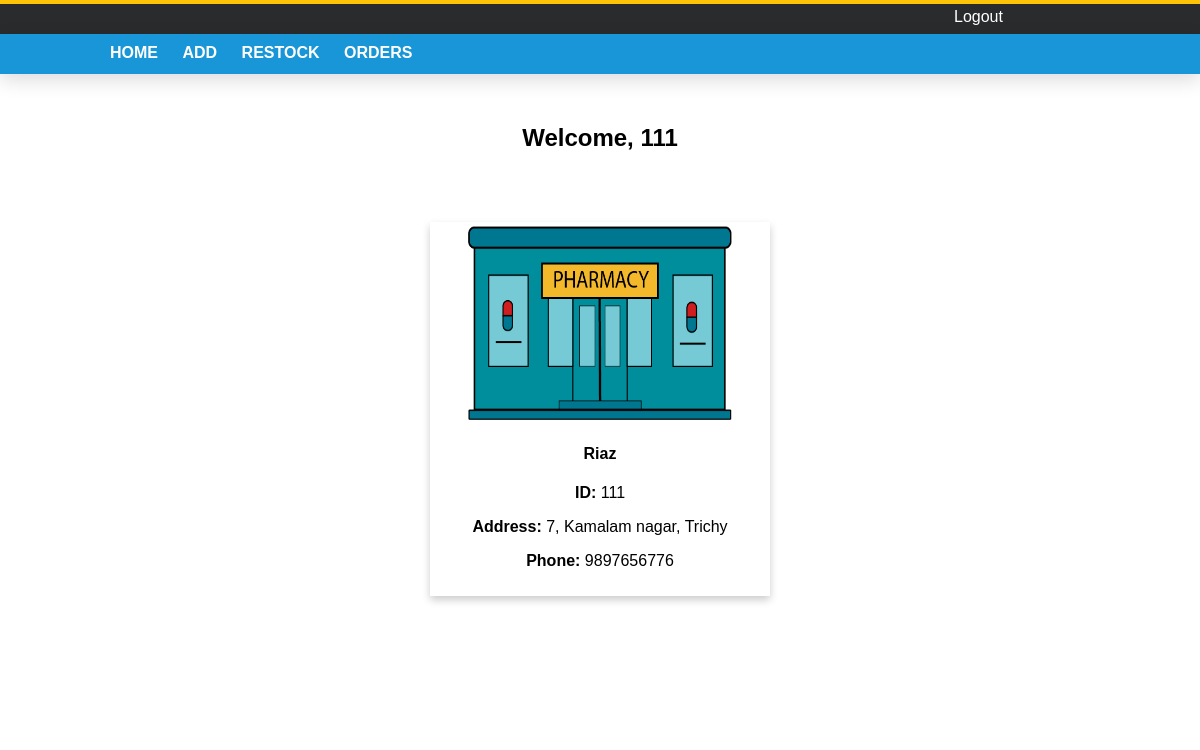
/SellerHomepage.php (signed in), run on the app's committed database.
### tables this page shows
CREATE TABLE `seller` (
  `sid` varchar(15) NOT NULL,
  `sname` varchar(20) DEFAULT NULL,
  `pass` varchar(20) DEFAULT NULL,
  `address` varchar(128) DEFAULT NULL,
  `phno` bigint(20) DEFAULT NULL
);

### SellerHomepage.php (the view, shortened to what this page needs)
<?php
$guid = $_SESSION["currentuser"];
$servername = "localhost";
$username = "root";
$password = "";
$dbname = "drugdatabase";
$conn = new mysqli($servername, $username, $password, $dbname);
$query = "SELECT sname, sid, address, phno FROM seller WHERE sid=?";
$stmt = $conn->prepare($query);
$stmt->bind_param("s", $guid);
$stmt->execute();
$result = $stmt->get_result();
$seller = $result->fetch_assoc();
?>
<!DOCTYPE html>
<html>
<head>
<link rel="stylesheet" href="css/Homepage.css">
</head>
<body>
<div class="main">
    <div class="topbar2">
        <div class="container1">
            <div class="logout-btn">
                <a href="logout.php">Logout</a>
            </div>
        </div>
    </div>
    <div class="header">
        <div class="container2">
            <div class="navbar">
                <a href="SellerHomepage.php?id=<?= urlencode($guid) ?>">HOME</a>
                <a href="AddProduct.php?id=<?= urlencode($guid) ?>">ADD</a>
                <a href="AddInventory.php?id=<?= urlencode($guid) ?>">RESTOCK</a>
                <a href="SellerOrders.php?id=<?= urlencode($guid) ?>">ORDERS</a>
            </div>
        </div>
    </div>
</div>
<div class="active">
    <div class="filler"></div>
    <h2>Welcome, <?php echo htmlspecialchars($guid); ?></h2>
    <?php if ($seller): ?>
        <div class="filler2"></div>
        <div class="card">
            <img src="images/vendor.png" class="Avatar" width="264" height="194">
            <div class="container">
                <h4><b><?php echo htmlspecialchars($seller["sname"]); ?></b></h4>
                <p><b>ID: </b><?php echo htmlspecialchars($seller["sid"]); ?></p>
                <p><b>Address: </b><?php echo htmlspecialchars($seller["address"]); ?></p>
                <p><b>Phone: </b><?php echo htmlspecialchars($seller["phno"]); ?></p>
            </div>
        </div>
    <?php else: ?>
        <p>Error: Seller details not found.</p>
    <?php endif; ?>
</div>
</body>
</html>

### css/Homepage.css (style rules this page uses)
body { margin: 0; padding: 0; font-family: sans-serif; background: white; }
.main { margin: 0 auto; width: 100%; height: auto; }
.topbar2 { width: 100%; height: 30px; background-color: #2a2b2c; }
.container1 { width: 1000px; height: 30px; background-color: transparent; margin: 0 auto; }
.container2 { width: 1000px; height: 30px; background-color: transparent; margin: 0 auto; }
.logout-btn { width: 150px; height: 30px; float: right; }
.logout-btn a { display: block; color: white; text-decoration: none; padding: 4px; }
.header { width: 100%; height: 40px; float: left; background-color:#1996d7; box-shadow: 0 0, 0 6px 20px 0 rgba(0, 0, 0, .14); }
.navbar { width: 700px; float: left; text-align: left; padding-top:10px; padding-bottom: 10px; }
.navbar a { display: inline-block; color: white; text-decoration:none; padding: 0 10px; font-weight:bold; }
.active { width:1000px; min-height:688px; background-color: white; margin: 0 auto; padding: 0px 20px 0px 20px; }
.filler { width:100%; height:50px; backgroud-color: transparent; }
.filler2 { width:100%; height:30px; backgroud-color: transparent; }
h2 { text-align: center; padding: 20px 0 20px 0; }
.card { width:340px; height: auto; box-shadow: 0 4px 8px 0 rgba(0,0,0,0.2); transition: 0.3s; margin: 0 auto; text-align:center; padding: 4px 0 10px 0; }

### data on the page
seller: sname "Riaz", sid "111", address "7, Kamalam nagar, Trichy", phno "9897656776"

### other printed values
$guid "111"
